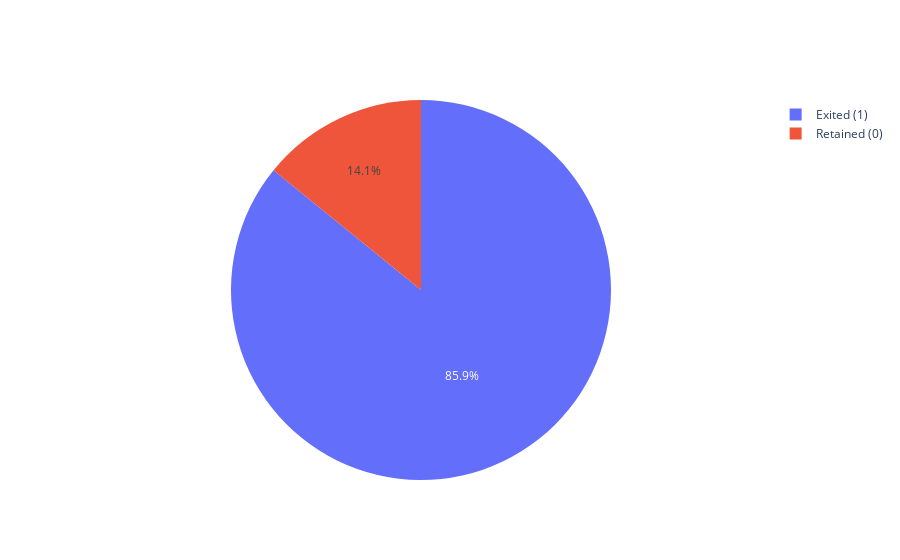

The cell this chart's notebook holds for it:
### Code cell
import plotly.graph_objects as go
fig = go.Figure(data = [go.Pie(labels = ["Exited (1)", "Retained (0)"], values = telecom_df["class"].value_counts())])
fig.show()

### Figure 1 — Plotly figure (JSON) as saved in the notebook; plotly's stock layout.template omitted (floating-point values rounded to 4 significant figures)
{"data": [{"values": [4293, 707], "labels": ["Exited (1)", "Retained (0)"], "type": "pie"}], "layout": {}}
